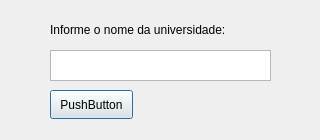
<?xml version="1.0" encoding="UTF-8"?>
<ui version="4.0">
 <class>Dialog</class>
 <widget class="QDialog" name="Dialog">
  <property name="geometry">
   <rect>
    <x>0</x>
    <y>0</y>
    <width>320</width>
    <height>140</height>
   </rect>
  </property>
  <property name="windowTitle">
   <string>Dialog</string>
  </property>
  <widget class="QPushButton" name="pushButton">
   <property name="geometry">
    <rect>
     <x>50</x>
     <y>90</y>
     <width>83</width>
     <height>29</height>
    </rect>
   </property>
   <property name="text">
    <string>PushButton</string>
   </property>
  </widget>
  <widget class="QLabel" name="label">
   <property name="geometry">
    <rect>
     <x>50</x>
     <y>20</y>
     <width>231</width>
     <height>20</height>
    </rect>
   </property>
   <property name="text">
    <string>Informe o nome da universidade:</string>
   </property>
  </widget>
  <widget class="QTextEdit" name="textEdit">
   <property name="geometry">
    <rect>
     <x>50</x>
     <y>50</y>
     <width>221</width>
     <height>31</height>
    </rect>
   </property>
  </widget>
 </widget>
 <resources/>
 <connections/>
</ui>
